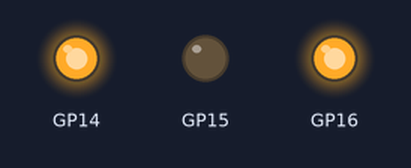
Simulated run of this program. Board: Raspberry Pi Pico running MicroPython. On the bench: output pins drawn as LEDs (lit = HIGH). At 5.0 s the program stops and its outputs stay as they are.

Above: at 0.1 s.
At 5.1 s:
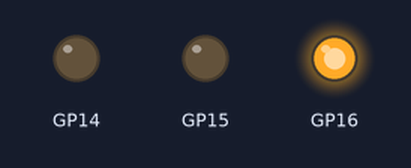
Timing chart, 0 to 6.5 s (numbered marks = the images above):
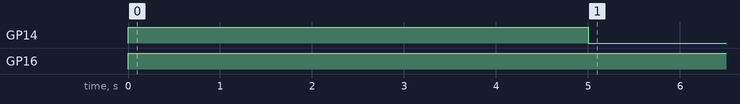

The program:

picoL293D.py
```python
#              .';:cc;.
#            .,',;lol::c.
#            ;';lddddlclo
#            lcloxxoddodxdool:,.
#            cxdddxdodxdkOkkkkkkkd:.
#          .ldxkkOOOOkkOO000Okkxkkkkx:.
#        .lddxkkOkOOO0OOO0000Okxxxxkkkk:
#       'ooddkkkxxkO0000KK00Okxdoodxkkkko
#      .ooodxkkxxxOO000kkkO0KOxolooxkkxxkl
#      lolodxkkxxkOx,.      .lkdolodkkxxxO.
#      doloodxkkkOk           ....   .,cxO;
#      ddoodddxkkkk:         ,oxxxkOdc'..o'
#      :kdddxxxxd,  ,lolccldxxxkkOOOkkkko,
#       lOkxkkk;  :xkkkkkkkkOOO000OOkkOOk.
#        ;00Ok' 'O000OO0000000000OOOO0Od.
#         .l0l.;OOO000000OOOOOO000000x,
#            .'OKKKK00000000000000kc.
#               .:ox0KKKKKKK0kdc,.
#                      ...
#
# Author: peppe8o
# Blog: https://peppe8o.com
# Date: Jun 8th, 2021
# Version: 1.0

from machine import Pin, PWM
from time import sleep

pwmPIN=16
cwPin=14
acwPin=15

def motorMove(speed,direction,speedGP,cwGP,acwGP):
  if speed > 100: speed=100
  if speed < 0: speed=0
  Speed = PWM(Pin(speedGP))
  Speed.freq(50)
  cw = Pin(cwGP, Pin.OUT)
  acw = Pin(acwGP, Pin.OUT)
  Speed.duty_u16(int(speed/100*65536))
  if direction < 0:
      cw.value(0)
      acw.value(1)
  if direction == 0:
      cw.value(0)
      acw.value(0)
  if direction > 0:
      cw.value(1)
      acw.value(0)

# main program
motorMove(100,1,pwmPIN,cwPin,acwPin)
sleep(5)
motorMove(100,0,pwmPIN,cwPin,acwPin)

   
```

Measured:
- by itself, GP14: LOW → HIGH at 0.00 s, → LOW 5.0 s later
- by itself, GP16: LOW → HIGH at 0.00 s
